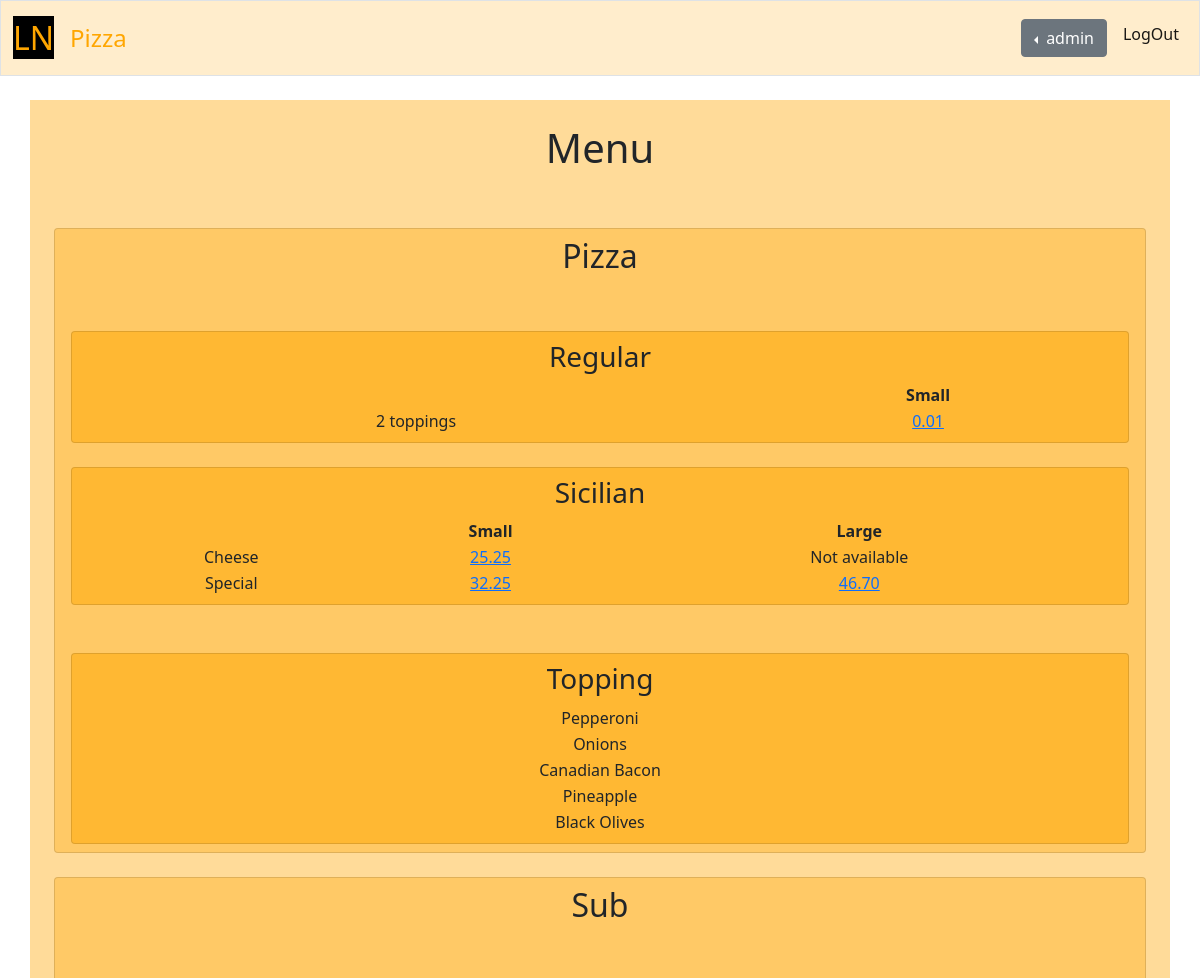
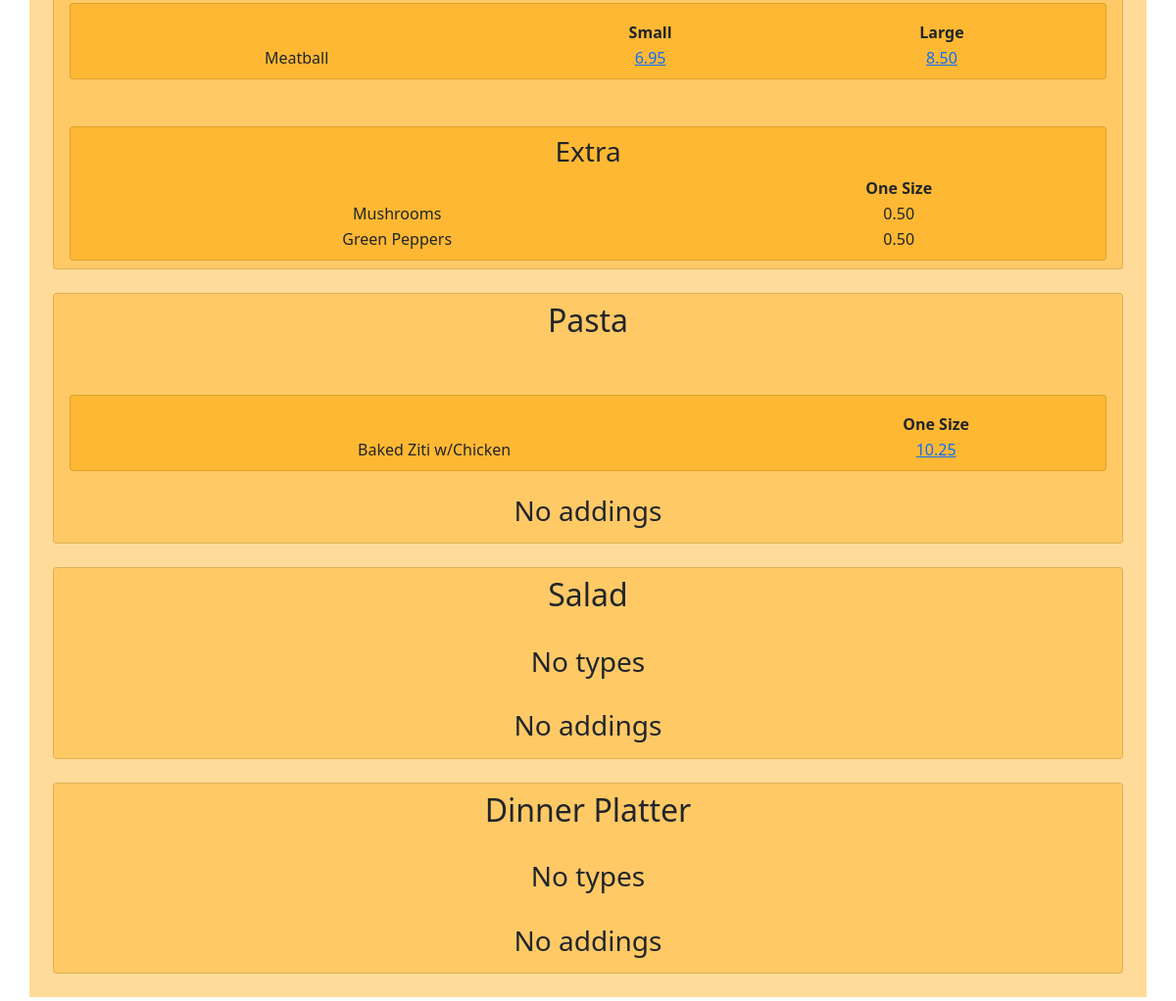
The app's page /menu (signed in) with its own data (2 pictures, top to bottom).
### orders/models.py (models this page shows, shortened)
class CommonInfo(models.Model):
    sort_number = models.FloatField(default=0)
    name = models.CharField(max_length=64, blank=True)
    class Meta:
        abstract = True

class Dish(CommonInfo):
    pass

class TypeOrAddingCommonInfo(CommonInfo):
    super = models.ForeignKey(Dish, verbose_name="dish", on_delete=models.CASCADE,
        related_name="dish_%(app_label)s_%(class)s")
    class Meta:
        abstract = True

class DishType(TypeOrAddingCommonInfo):
    pass

class SizeCommonInfo(CommonInfo):
    code = models.CharField(max_length=2, blank=True)
    class Meta:
        abstract = True

class Size(SizeCommonInfo):
    def __str__(self):
        return f"{SizeCommonInfo.__str__(self)}"

class FlavorCommonInfo(FlavorCommonCommonInfo):
    sizes_and_prices = models.ManyToManyField(SizeAndPrice, blank=True,
        related_name="sizesandprices_%(app_label)s_%(class)s")
    class Meta:
        abstract = True

class TypeFlavor(FlavorCommonInfo):
    super = models.ForeignKey(DishType, verbose_name="type", on_delete=models.CASCADE, related_name="type_typeflavors")
    addings = models.ManyToManyField(AddingFlavor, blank=True, related_name="addings_typeflavors")

class SizeAndPriceCommonInfo(models.Model):
    price = models.DecimalField(max_digits=5, decimal_places=2)
    class Meta:
        abstract = True

class SizeAndPrice(SizeAndPriceCommonInfo):
    size = models.ForeignKey(Size, blank=True, null=True, on_delete=models.CASCADE,
        related_name="size_sizesandprices")

class DishAdding(TypeOrAddingCommonInfo):
    pass

class AddingFlavor(FlavorCommonInfo):
    super = models.ForeignKey(DishAdding, verbose_name="adding", on_delete=models.CASCADE, related_name="adding_addingflavors")

### orders/views.py (the view)
# urls.py: path("menu", views.menu, name="menu"),
def menu(request):
    if not request.user.is_authenticated:
        return HttpResponseRedirect(reverse("index"))
    dishes_ids = ALL_ELEMENTS
    types_ids = ALL_ELEMENTS
    type_flavors_ids = ALL_ELEMENTS
    type_flavor_sizes_ids = ALL_ELEMENTS
    addings_ids = ALL_ELEMENTS
    adding_flavors_ids = ALL_ELEMENTS
    adding_flavor_sizes_ids = ALL_ELEMENTS
    view_dishes = get_view_dishes(dishes_ids,
        types_ids, type_flavors_ids, type_flavor_sizes_ids,
        addings_ids, adding_flavors_ids, adding_flavor_sizes_ids)
    context = {
        "dishes": view_dishes,
    }
    return render(request, "orders/menu.html", context)

### orders/views.py (called while the page is built)
def get_table_elements(table, super_element, elements_ids):
    elements = []
    if elements_ids is ALL_ELEMENTS:
        if super_element is NO_ELEMENT:
            elements = table.all().order_by("sort_number")
        else:
            elements = table.filter(super=super_element).order_by("sort_number")
    else:
        for id in elements_ids:
            element = table.filter(pk=id).first()
            if element:
                elements.append(element)
    return elements

def get_type_or_adding_sizes(flavors, flavor_sizes_ids):
    if len(flavors) > 1:
        flavor_sizes_ids = ALL_ELEMENTS
    type_or_adding_sizes = []
    all_sizes = Size.objects.all().order_by("sort_number")
    for size in all_sizes:
        found = False
        for flavor in flavors:
            flavor_sizes_and_prices = get_flavor_sizes_and_prices(flavor, flavor_sizes_ids)
            for flavor_size_and_price in flavor_sizes_and_prices:
                if size == flavor_size_and_price.size:
                    type_or_adding_sizes.append(size)
                    found = True
                    break
            if found:
                break
    return type_or_adding_sizes

def get_flavor_sizes_and_prices(flavor, flavor_sizes_ids):
    flavor_sizes_and_prices = []
    if flavor_sizes_ids is ALL_ELEMENTS:
        flavor_sizes_and_prices = flavor.sizes_and_prices.all()
    else:
        for flavor_size_id in flavor_sizes_ids:
            size_and_price = flavor.sizes_and_prices.filter(size__id == flavor_size_id)
            flavor_sizes_and_prices.append(size_and_price)
    return flavor_sizes_and_prices

### orders/templates/orders/menu.html (shortened to what this page needs)
{% extends "orders/base.html" %}
{% block main %}
    <h1>Menu</h1>
    <ul class="list-group pt-4">
        {% for dish in dishes %}
            <ul class="list-group pt-4">
                <li class="list-group-item ln-container01">
                    <h2>{{ dish.self.name }}</h2>
                    <ul class="list-group pt-4">
                        {% for type in dish.types %}
                            <ul class="list-group pt-4">
                                <li class="list-group-item ln-container02">
                                    <h3>{{ type.self.name }}</h3>
                                    {% if type.flavors %}
                                        <table style="width:100%">
                                            <tr>
                                                <th></th>
                                                {% for size in type.sizes %}
                                                    <th>{{ size.name }}</th>
                                                {% endfor %}
                                            </tr>
                                            {% for flavor in type.flavors %}
                                                <tr>
                                                    <td>{{ flavor.self.name }}</td>
                                                    {% for size_and_price in flavor.sizes_and_prices %}
                                                        {% if size_and_price.self %}
                                                            {% if type.self is None %}
                                                                <td><a href="{% url 'item_order' flavor.self.id size_and_price.self.size.id %}">{{ size_and_price.self.price }}</a></td>
                                                            {% else %}
                                                                <td><a href="{% url 'item_order' flavor.self.id size_and_price.self.size.id %}">{{ size_and_price.self.price }}</a></td>
                                                            {% endif %}
                                                        {% else %}
                                                            <td>Not available</td>
                                                        {% endif %}
                                                    {% endfor %}
                                                </tr>
                                            {% endfor %}
                                        </table>
                                    {% else %}
                                        <h4>No flavors</h4>
                                    {% endif %}
                                </li>
                            </ul>
                        {% empty %}
                            <h3>No types</h3>
                        {% endfor %}
                    </ul>
                    <ul class="list-group pt-4">
                        {% for adding in dish.addings %}
                            <ul class="list-group pt-4">
                                <li class="list-group-item ln-container02">
                                    <h3>{{ adding.self.name }}</h3>
                                    {% if adding.flavors %}
                                        <table style="width:100%">
                                            <tr>
                                                <th></th>
                                                {% for size in adding.sizes %}
                                                    <th>{{ size.name }}</th>
                                                {% endfor %}
                                            </tr>
                                            {% for flavor in adding.flavors %}
                                                <tr>
                                                    <td>{{ flavor.self.name }}</td>
                                                    {% for size_and_price in flavor.sizes_and_prices %}
                                                        {% if size_and_price.self %}
                                                            <td>{{ size_and_price.self.price }}</td>
                                                        {% else %}
                                                            <td>Not available</td>
                                                        {% endif %}
                                                    {% endfor %}
                                                </tr>
                                            {% endfor %}
                                        </table>
                                    {% else %}
                                        <h4>No flavors</h4>
                                    {% endif %}
                                </li>
                            </ul>
                        {% empty %}
                            <h3>No addings</h3>
                        {% endfor %}
                    </ul>
                </li>
            </ul>
        {% empty %}
            <h2>No dishes</h2>
        {% endfor %}
    </ul>
{% endblock %}

### orders/templates/orders/base.html (shortened to what this page needs)
{% extends "orders/ln/ln-base.html" %}
{% load static %}
{% block product_head %}
    <link href="{% static 'orders/styles/style.css' %}" rel="stylesheet">
{% endblock %}
{% block product_navbar %}
    <div class="collapse navbar-collapse" id="navbarSupportedContent">
        {% if user.is_authenticated %}
            <div class="dropstart me-2">
                <button class="btn btn-secondary dropdown-toggle" type="button" id="dropdownMenuButton1" data-bs-toggle="dropdown" aria-expanded="false">
                    {{ user.username }}
                </button>
            </div>
            <ul class="navbar-nav mb-2">
                <li class="nav-item">
                    <a class="nav-link active" aria-current="page" href="{% url 'logout' %}">LogOut</a>
                </li>
            </ul>
        {% endif %}
    </div>
{% endblock %}
{% block product_name %}
    Pizza
{% endblock %}
{% block product_main %}
    <main class="container p-4 my-4 ln-container00">
        {% block main %}
        {% endblock %}
    </main>
{% endblock %}

### orders/templates/orders/ln/ln-base.html (shortened to what this page needs)
{% load static %}
<!DOCTYPE html>
<html lang="en">
    <head>
        <link href="https://cdn.jsdelivr.net/npm/bootstrap@5.0.1/dist/css/bootstrap.min.css" rel="stylesheet">
        <link href="{% static 'orders/styles/ln/ln-style.css' %}" rel="stylesheet">
        {% block product_head %}
        {% endblock %}
    </head>
    <body>
        <nav class="navbar navbar-expand-md navbar-light ln-navbar border">
            <div class="container-fluid">
                <a class="navbar-brand" href="/"><span class="ln-brand-name">LN</span></a>
                <a class="navbar-brand" href="/"><span class="ln-product-name ln-brand-color">{% block product_name %}{% endblock %}</span></a>
                {% block product_navbar %}
                {% endblock %}
            </div>
       </nav>
       {% block product_main %}
       {% endblock %}
    </body>
</html>

### orders/static/orders/styles/ln/ln-style.css (style rules this page uses)
.ln-brand-color { color: #ffa600; }
.ln-brand-name { color: #ffa600; background-color: black; font-size: xx-large; }
.ln-product-name { font-size: x-large; }
.ln-navbar { background-color: #ffedcc; }
.ln-container00 { background-color: #ffdb99; }
.ln-container01 { background-color: #ffc966; }
.ln-container02 { background-color: #ffb833; }

### orders/static/orders/styles/style.css (style rules this page uses)
main { overflow-x: auto; text-align: center; }

### records on screen
Dish: self.name "Pizza"
DishType: self.name "Regular"
Size: name "Small", self.price "0.01", self.price "25.25", self.price "32.25", self.price "6.95"
TypeFlavor: self.name "2 toppings"
DishType: self.name "Sicilian"
Size: name "Large", shows "Not available", self.price "46.70", self.price "8.50"
TypeFlavor: self.name "Cheese"
TypeFlavor: self.name "Special"
DishAdding: self.name "Topping"
AddingFlavor: self.name "Pepperoni"
AddingFlavor: self.name "Onions"
AddingFlavor: self.name "Canadian Bacon"
AddingFlavor: self.name "Pineapple"
AddingFlavor: self.name "Black Olives"
Dish: self.name "Sub"
TypeFlavor: self.name "Meatball"
DishAdding: self.name "Extra"
Size: name "One Size", self.price "0.50", self.price "10.25"
AddingFlavor: self.name "Mushrooms"
AddingFlavor: self.name "Green Peppers"
Dish: self.name "Pasta"
TypeFlavor: self.name "Baked Ziti w/Chicken"
Dish: self.name "Salad"
Dish: self.name "Dinner Platter"

### other values on screen
{{ user.username }} "admin"
